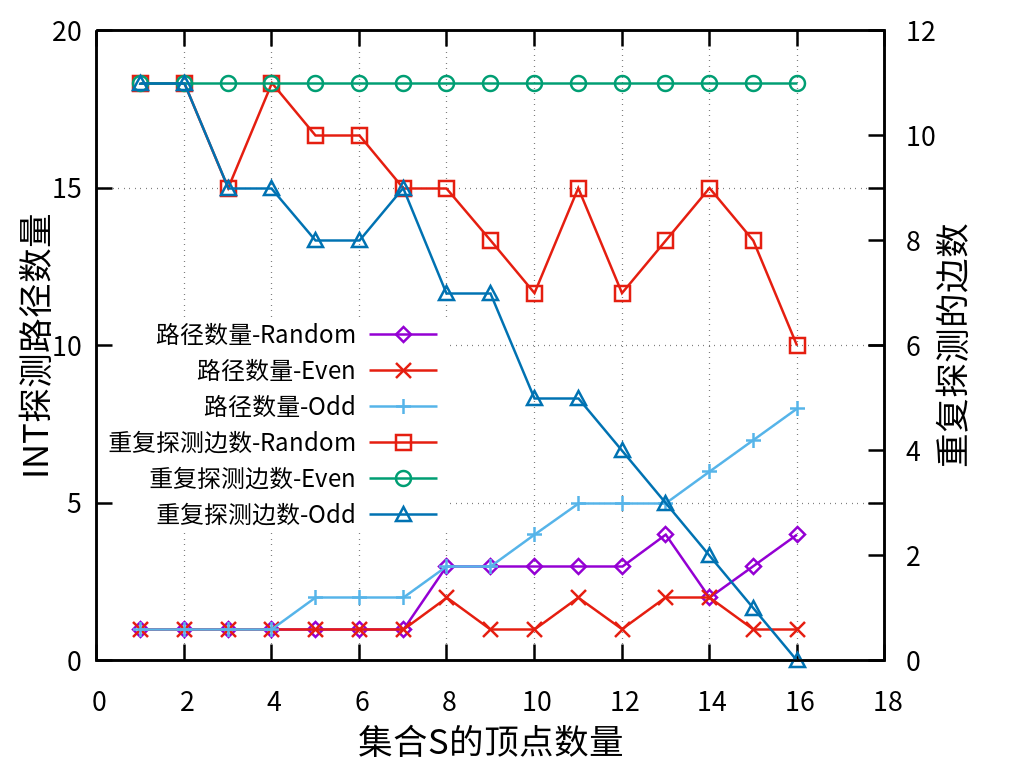

The gnuplot source for this figure:
reset
set key center at -1.5, 7.5

set size ratio 0.8


set grid

set xlabel "集合S的顶点数量" offset 0,0.5 font "Microsoft YaHei,26"
set ylabel "INT探测路径数量" offset 2.2,0 font "Microsoft YaHei,26"
set y2label "重复探测的边数" offset -1.8,0 font "Microsoft YaHei,26"

set key left
set key font ",18"
set y2tics
set yrange [0:20]
set y2range [0:12]
set xrange [0:18]
set xtics 0,2,18
plot 'data10_0.txt' using 1:2 title"路径数量-Random" with linespoints ls 1 pt 12 pointsize 2.5,\
'data10_1.txt' using 1:2 title"路径数量-Even" with linespoints ls 7 pt 2 pointsize 2.5,\
'data10_2.txt' using 1:2 title"路径数量-Odd" with linespoints ls 3 pt 1 pointsize 2.5,\
'data10_0.txt' using 1:3 title"重复探测边数-Random" with linespoints ls 7 pt 4 pointsize 2.5 axes x1y2,\
'data10_1.txt' using 1:3 title"重复探测边数-Even" with linespoints ls 8 pt 6 lc 10 pointsize 2.5 axes x1y2,\
'data10_2.txt' using 1:3 title"重复探测边数-Odd" with linespoints ls 6 pt 8 pointsize 2.5 axes x1y2

set terminal pngcairo size 1024,768 color solid linewidth 2.5 font "Microsoft YaHei,20"
set output "figure10_ch.png"

replot

set output
